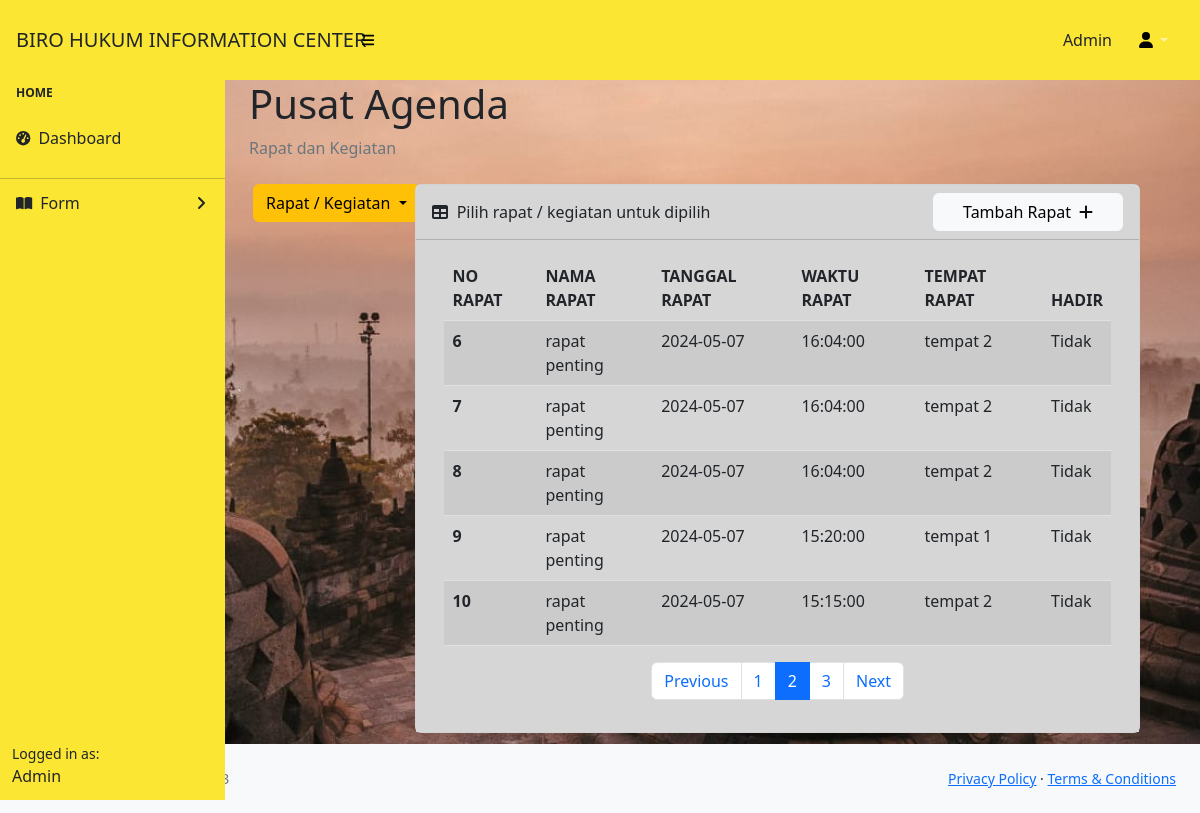
Page /features/rapat.php?page=2 on the committed database.
### tables this page shows
CREATE TABLE `rapat` (
  `id_rapat` int(11) NOT NULL,
  `nama_rapat` varchar(255) DEFAULT NULL,
  `tanggal_rapat` date DEFAULT NULL,
  `waktu_rapat` time DEFAULT NULL,
  `tempat_rapat` varchar(255) DEFAULT NULL,
  `hadir` tinyint(1) DEFAULT NULL
);

### features/dom/tbl-rapat.php (the view)
<?php
include 'koneksi.php';
$items_per_page = 5;
$page = isset($_GET['page']) ? (int)$_GET['page'] : 1;
$offset = ($page - 1) * $items_per_page;
$query = "SELECT id_rapat, nama_rapat, tanggal_rapat, waktu_rapat, tempat_rapat, hadir
          FROM rapat
          ORDER BY tanggal_rapat DESC, waktu_rapat DESC
          LIMIT $items_per_page OFFSET $offset";
$hasil = mysqli_query($koneksi, $query);
$total_query = "SELECT COUNT(*) AS total FROM rapat";
$total_result = mysqli_query($koneksi, $total_query);
$total_row = mysqli_fetch_assoc($total_result);
$total_items = $total_row['total'];
$total_pages = ceil($total_items / $items_per_page);
echo '<div class="container">';
if ($hasil && mysqli_num_rows($hasil) > 0) {
    echo '<table class="table table-striped">';
    echo '<thead>';
    echo '  <tr>';
    echo '    <th>NO RAPAT</th>';
    echo '    <th>NAMA RAPAT</th>';
    echo '    <th>TANGGAL RAPAT</th>';
    echo '    <th>WAKTU RAPAT</th>';
    echo '    <th>TEMPAT RAPAT</th>';
    echo '    <th>HADIR</th>';
    echo '  </tr>';
    echo '</thead>';
    echo '<tbody>';
    $no_rapat = $offset + 1;
    while ($row = mysqli_fetch_assoc($hasil)) {
        echo '<tr>';
        echo "  <th>{$no_rapat}</th>";
        echo "  <td>{$row['nama_rapat']}</td>";
        echo "  <td>{$row['tanggal_rapat']}</td>";
        echo "  <td>{$row['waktu_rapat']}</td>";
        echo "  <td>{$row['tempat_rapat']}</td>";
        echo "  <td>" . ($row['hadir'] ? 'Ya' : 'Tidak') . "</td>";
        echo '</tr>';
        $no_rapat++;
    }
    echo '</tbody>';
    echo '</table>';
    echo '<nav aria-label="Page navigation">';
    echo '  <ul class="pagination d-flex justify-content-center">';
    if ($page > 1) {
        $previous_page = $page - 1;
        echo "    <li class='page-item'><a class='page-link' href='rapat.php?page=$previous_page'>Previous</a></li>";
    } else {
        echo "    <li class='page-item disabled'><a class='page-link'>Previous</a></li>";
    }
    for ($i = 1; $i <= $total_pages; $i++) {
        $active = ($i === $page) ? 'active' : '';
        echo "    <li class='page-item $active'><a class='page-link' href='rapat.php?page=$i'>$i</a></li>";
    }
    if ($page < $total_pages) {
        $next_page = $page + 1;
        echo "    <li class='page-item'><a class='page-link' href='rapat.php?page=$next_page'>Next</a></li>";
    } else {
        echo "    <li class='page-item disabled'><a class='page-link'>Next</a></li>";
    }
    echo '  </ul>';
    echo '</nav>';
} else {
    echo "Tidak ada data rapat yang ditemukan.";
}
echo '</div>';

### rows in the picture
rapat: nama_rapat "rapat penting", tanggal_rapat "2024-05-07", waktu_rapat "16:04:00", tempat_rapat "tempat 2", shows "Tidak"
rapat: nama_rapat "rapat penting", tanggal_rapat "2024-05-07", waktu_rapat "16:04:00", tempat_rapat "tempat 2", shows "Tidak"
rapat: nama_rapat "rapat penting", tanggal_rapat "2024-05-07", waktu_rapat "16:04:00", tempat_rapat "tempat 2", shows "Tidak"
rapat: nama_rapat "rapat penting", tanggal_rapat "2024-05-07", waktu_rapat "15:20:00", tempat_rapat "tempat 1", shows "Tidak"
rapat: nama_rapat "rapat penting", tanggal_rapat "2024-05-07", waktu_rapat "15:15:00", tempat_rapat "tempat 2", shows "Tidak"
